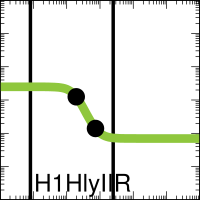

Source code (gnuplot):

set output "demo_abstract0xFE_002_A000_xfer_model_H1_HlyIIR.eps"
set terminal postscript eps enhanced color "Helvetica, 35" size 2,2
set logscale x
set logscale y
set lmargin screen 0.0
set rmargin screen 1.0
set tmargin screen 1.0
set bmargin screen 0.0
set size ratio 1.0
set border linewidth 2
set tics scale 2
set mxtics 10
set mytics 10
set key bottom left
set key samplen -1
set xrange [0.001:1000.0]
set yrange [0.001:1000.0]
set format y "10^{%L}"    
set format x "10^{%L}"    
set format x ""    
set xlabel '11110000'
set arrow from 0.0082,0.001 to 0.0082,1000.0 nohead lw 10 lt 2 lc rgb '#000000'
set arrow from 2.5,0.001 to 2.5,1000.0 nohead lw 10 lt 2 lc rgb '#000000'
ymin = 0.07
ymax = 2.5
K = 0.19
n = 2.6
set dummy x

plot ymin+(ymax-ymin)/(1.0+(x/K)**n) lw 25 lc rgb '#8FC73E' title 'H1HlyIIR',\
 "<echo '1 2'" using (0.194258377):(1.2500000037910632)  with points pt 7 ps 4 lc rgb 'black' notitle,\
 "<echo '1 2'" using (0.735147282):(0.1400000000187563)  with points pt 7 ps 4 lc rgb 'black' notitle
